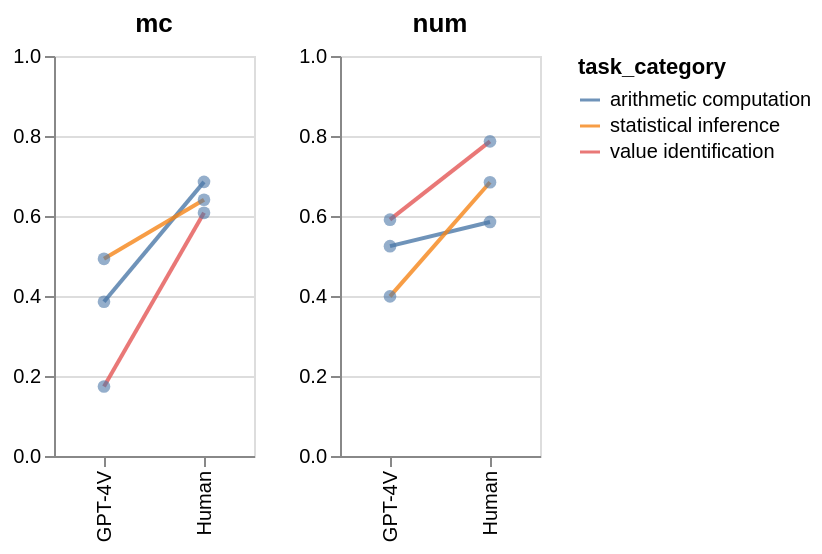

Notebook code for this chart:
### Code cell
domain = ['GPT-4V', 'Human']
color_domain = [model_configs[-2]['color'], model_configs[-1]['color']]

tests = ['ggr', 'vlat', 'calvi', 'holf', 'holf2', 'chartqa-test-continuous-human']

charts =[]
task_group_average_simplified = task_group_average_df.copy().replace({
    'ggr': 'mc', 
    'vlat': 'mc', 
    'calvi': 'mc',
    'holf': 'num', 
    'holf2': 'num', 
    'chartqa-test-continuous-human': 'num'
})

task_group_average_simplified = task_group_average_simplified.groupby(['test_type', 'agent_type', 'task_category'])['is_correct'].mean().reset_index()

for test in ['mc', 'num']:
    df = task_group_average_simplified[task_group_average_simplified['test_type'] == test]
    
    line_chart = alt.Chart(df).mark_line(opacity=0.8).encode(
        x=alt.X('agent_type:N', title=None),
        y=alt.Y('is_correct', scale=alt.Scale(domain=[0, 1]), title=None),
        detail='task_category',
        # color=alt.value('black'),
        color=alt.Color('task_category')
    ).properties(width=150, title=test)

    point_plot = alt.Chart(df).mark_circle(opacity=0.6).encode(
        x='agent_type:N',
        y='is_correct',
        # color=alt.Color('agent_type',legend=None, scale=alt.Scale(domain=domain, range=color_domain)),
        # color=alt.Color('test_type',legend=None, scale=alt.Scale(domain=test_domain, range=color_domain)),
        size=alt.value(40)
    )

    chart = (line_chart + point_plot).resolve_scale(color='shared').properties(width=100, height=200)

    charts.append(chart)

alt.hconcat(*charts)

### Figure 1 — Vega-Lite specification as saved in the notebook (floating-point values rounded to 4 significant figures)
{"config": {"view": {"continuousWidth": 300, "continuousHeight": 300}}, "hconcat": [{"layer": [{"mark": {"type": "line", "opacity": 0.8}, "encoding": {"color": {"field": "task_category", "type": "nominal"}, "detail": {"field": "task_category", "type": "nominal"}, "x": {"field": "agent_type", "title": null, "type": "nominal"}, "y": {"field": "is_correct", "scale": {"domain": [0, 1]}, "title": null, "type": "quantitative"}}, "title": "mc"}, {"mark": {"type": "circle", "opacity": 0.6}, "encoding": {"size": {"value": 40}, "x": {"field": "agent_type", "type": "nominal"}, "y": {"field": "is_correct", "type": "quantitative"}}}], "data": {"name": "data-37aa279f92de43355bde0351f4ce17f0"}, "height": 200, "resolve": {"scale": {"color": "shared"}}, "width": 100}, {"layer": [{"mark": {"type": "line", "opacity": 0.8}, "encoding": {"color": {"field": "task_category", "type": "nominal"}, "detail": {"field": "task_category", "type": "nominal"}, "x": {"field": "agent_type", "title": null, "type": "nominal"}, "y": {"field": "is_correct", "scale": {"domain": [0, 1]}, "title": null, "type": "quantitative"}}, "title": "num"}, {"mark": {"type": "circle", "opacity": 0.6}, "encoding": {"size": {"value": 40}, "x": {"field": "agent_type", "type": "nominal"}, "y": {"field": "is_correct", "type": "quantitative"}}}], "data": {"name": "data-4d156170cadca28f150ad393bceeed12"}, "height": 200, "resolve": {"scale": {"color": "shared"}}, "width": 100}], "$schema": "https://vega.github.io/schema/vega-lite/v5.16.3.json", "datasets": {"data-37aa279f92de43355bde0351f4ce17f0": [{"test_type": "mc", "agent_type": "GPT-4V", "task_category": "arithmetic computation", "is_correct": 0.3857}, {"test_type": "mc", "agent_type": "GPT-4V", "task_category": "statistical inference", "is_correct": 0.493}, {"test_type": "mc", "agent_type": "GPT-4V", "task_category": "value identification", "is_correct": 0.1738}, {"test_type": "mc", "agent_type": "Human", "task_category": "arithmetic computation", "is_correct": 0.6853}, {"test_type": "mc", "agent_type": "Human", "task_category": "statistical inference", "is_correct": 0.6406}, {"test_type": "mc", "agent_type": "Human", "task_category": "value identification", "is_correct": 0.608}], "data-4d156170cadca28f150ad393bceeed12": [{"test_type": "num", "agent_type": "GPT-4V", "task_category": "arithmetic computation", "is_correct": 0.5246}, {"test_type": "num", "agent_type": "GPT-4V", "task_category": "statistical inference", "is_correct": 0.3991}, {"test_type": "num", "agent_type": "GPT-4V", "task_category": "value identification", "is_correct": 0.5908}, {"test_type": "num", "agent_type": "Human", "task_category": "arithmetic computation", "is_correct": 0.5852}, {"test_type": "num", "agent_type": "Human", "task_category": "statistical inference", "is_correct": 0.6844}, {"test_type": "num", "agent_type": "Human", "task_category": "value identification", "is_correct": 0.7866}]}}
